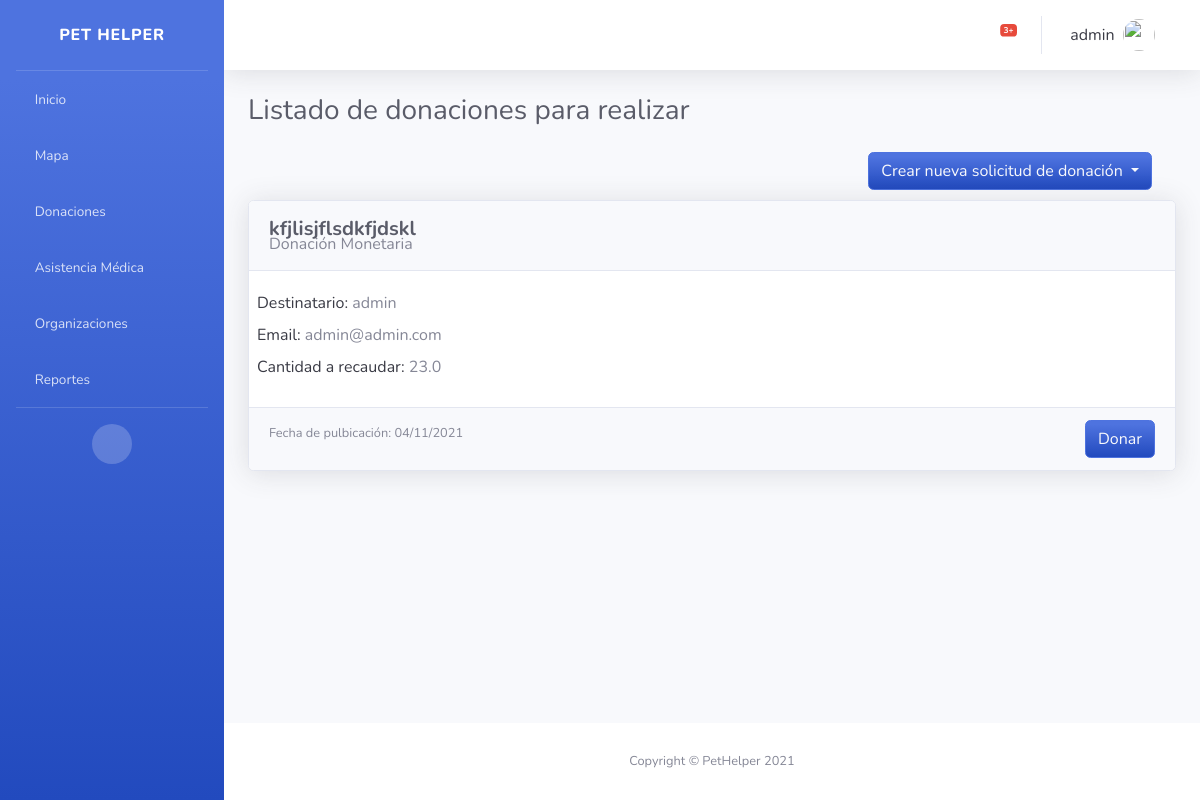
/solicitudes/ (signed in), run on the app's committed database.
### usuario/models.py (models this page shows, shortened)
class Usuario(AbstractBaseUser, PermissionsMixin):
    email = models.EmailField('Email', unique=True)
    username = models.CharField(max_length=25, unique=True)
    """ tiene que ser nombre no username """
    apellido = models.CharField(max_length=25)
    date_joined = models.DateTimeField(default=timezone.now)
    DNI = models.CharField(max_length=8, default="", validators=[dni_regex])
    foto = models.ImageField(upload_to="usuario",blank=True, null=True)
    telefono = models.CharField(max_length=10, null=True, default="", help_text="Ejemplo: 2614247398")
    objects = UserManager()
    is_active = models.BooleanField('active', default=True)
    is_staff = models.BooleanField(default=True)
    USERNAME_FIELD = "email"
    REQUIRED_FIELDS = ["username"]

### solicitud/models.py (models this page shows, shortened)
class Solicitud_Donacion_Monetaria(ClaseModelo):
    titulo = models.TextField(max_length=100, null=False, blank=False)
    pedido = models.ImageField(upload_to="solicitud",blank=True, null=True)
    monto = models.FloatField(max_length=100, null=False, blank=False)
    veterinario = models.ForeignKey(Veterinario, on_delete=models.CASCADE, null=True)
    class Meta:
        verbose_name_plural = 'solicitudes_monetarias'

### solicitud/views.py (the view)
# urls.py: path('solicitudes/', login_required(SolicitudesListView.as_view()), name='solicitud_list'),
class SolicitudesListView(TemplateView):
    template_name = "solicitud/solicitud_list.html"
    login_url = 'bases/login.html'
    def get_context_data(self, **kwargs):
        context = super().get_context_data(**kwargs)
        context['solicitudes_insumos'] = Solicitud_Donacion_Insumo.objects.all()
        context['solicitudes_monetarias'] = Solicitud_Donacion_Monetaria.objects.all()
        context['cantidades_insumos'] = Cantidad_Insumo.objects.select_related('solicitud_insumo')
        context['insumos'] = Insumo.objects.all()
        return context

### solicitud/templates/solicitud/solicitud_list.html (shortened to what this page needs)
{% extends 'base/base.html' %} {% block page_content %}
<div class="container-fluid">
    <h1 class="h3 mb-4 text-gray-800">Listado de donaciones para realizar</h1>
        <div class="container" id="container-button">
            <div class="text-center">
                <div class="dropdown">
                    <button class="btn btn-primary btn-user bg-gradient-primary text-gray-100 dropdown-toggle" style="float: right;margin-bottom: 5px;" type="button" id="dropdownMenuButton" data-toggle="dropdown" aria-haspopup="true" aria-expanded="false">
                        Crear nueva solicitud de donación
                    </button>
                </div>
                <br>
            </div>
        </div><br>
        {% if not solicitudes_monetarias and not solicitudes_insumos %}
        <div class="alert alert-warning" role="alert">No hay solicitudes</div>
        {% else %}
        <div class="card-deck">
            {% for solicitud_monetaria in solicitudes_monetarias %}
            <div class="card shadow w-50">
                <div class="card-header py-3">
                    <h5 class="m-0 font-weight-bold text-gray-800">{{solicitud_monetaria.titulo}}</h5>
                    <h6 class="card-subtitle">Donación Monetaria</h6>
                </div>
                <div class="row card-body">
                    <div id="Destinatario">
                        <label class="text-gray-900"> Destinatario:  </label>
                        {% if solicitud_monetaria.uc.username and solicitud_monetaria.uc.apellido %}
                        <label >{{ solicitud_monetaria.uc.username}} {{ solicitud_monetaria.uc.apellido }} </label>
                        {% else %}
                        <label >{{ solicitud_monetaria.uc.username}}</label>
                        {% endif %}
                        {% if solicitud_monetaria.uc.telefono %}
                        <br><label class="text-gray-900"> Telefono:  </label>
                        <label >{{ solicitud_monetaria.uc.telefono }}</label>
                        {% else %}
                        <br><label class="text-gray-900"> Email:  </label>
                        <label >{{ solicitud_monetaria.uc.email }}</label>
                        {% endif %}
                        <div id= "cantidad_recaudada">
                            <label class="text-gray-900"> Cantidad a recaudar:  </label>
                            <label >{{ solicitud_monetaria.monto }}</label>
                        </div>
                    </div>
                </div>
                <div class="card-footer">
                    <small class="text-muted">Fecha de pulbicación: {{ solicitud_monetaria.fc|date:"d/m/Y" }}</small>
                    <a href="{% url 'donacionV2:donacion_monetaria_new' solicitud_monetaria.id %}"  type="button" class="btn btn-primary btn-user bg-gradient-primary text-gray-100" style="float: right;">Donar</a>
                </div>
            </div>
            {% endfor %}
        </div>
        {% endif %}
</div>
{% endblock %}

### templates/base/base.html (shortened to what this page needs)
{% load static %}
<!DOCTYPE html>
<html lang="en">
<head>
    <link href="{% static 'base/vendor/fontawesome-free/css/all.min.css' %}" rel="stylesheet" type="text/css">
    <link href="{% static 'base/css/sb-admin-2.min.css' %}" rel="stylesheet">
    <link href='https://api.mapbox.com/mapbox-gl-js/v2.5.1/mapbox-gl.css' rel='stylesheet' />
</head>
<body id="page-top" class="bg-gradient-primary">
    {% block side_bar %}
    <div id="wrapper">
        <ul class="navbar-nav bg-gradient-primary sidebar sidebar-dark accordion" id="accordionSidebar">
            <a class="sidebar-brand d-flex align-items-center justify-content-center" href="{% url 'bases:home' %}">
                <div class="sidebar-brand-text mx-3">Pet Helper</div>
            </a>
            <hr class="sidebar-divider my-0">
            <li class="nav-item">
                <a class="nav-link" href="{% url 'bases:home' %}">
                    <i class="fas fa-home"></i>
                    <span>Inicio</span></a>
            </li>
            <li class="nav-item">
                <a class="nav-link collapsed" href="{% url 'mapa:mapa_list' %}">
                    <i class="fas fa-map-marker-alt"></i>
                    <span>Mapa</span>
                </a>
            </li>
            <li class="nav-item">
                <a class="nav-link" href="{% url 'solicitud:solicitud_list' %}">
                    <i class="fas fa-hand-holding-usd"></i>
                    <span>Donaciones</span>
                </a>
            </li>
            <li class="nav-item">
                <a class="nav-link collapsed" href="#" data-toggle="collapse" data-target="#collapseUtilities" aria-expanded="true" aria-controls="collapseUtilities">
                    <i class="fas fa-briefcase-medical"></i>
                    <span>Asistencia Médica</span>
                </a>
            </li>
            <li class="nav-item">
                <a class="nav-link" href="{% url 'organizaciones:listar_organizaciones' %}">
                    <i class="fas fa-users"></i>
                    <span>Organizaciones</span></a>
            </li>
            <li class="nav-item">
                <a class="nav-link" href="#">
                    <i class="fas fa-chart-bar"></i>
                    <span>Reportes</span></a>
            </li>
            <hr class="sidebar-divider d-none d-md-block">
            <div class="text-center d-none d-md-inline">
                <button class="rounded-circle border-0" id="sidebarToggle"></button>
            </div>
        </ul>
        {% endblock side_bar %}
        <div id="content-wrapper" class="d-flex flex-column">
            <div id="content">
                {% block top_bar %}
                <nav class="navbar navbar-expand navbar-light bg-white topbar mb-4 static-top shadow">
                    <ul class="navbar-nav ml-auto">
                        <li class="nav-item dropdown no-arrow mx-1">
                            <a class="nav-link dropdown-toggle" href="#" id="alertsDropdown" role="button" data-toggle="dropdown" aria-haspopup="true" aria-expanded="false">
                                <i class="fas fa-bell fa-fw"></i>
                                <span class="badge badge-danger badge-counter">3+</span>
                            </a>
                        </li>
                        <li class="nav-item dropdown no-arrow">
                            <a class="nav-link dropdown-toggle" href="#" id="userDropdown" role="button" data-toggle="dropdown" aria-haspopup="true" aria-expanded="false">
                                <span class="mr-2 d-none d-lg-inline text-gray-900">{{ user.username }}</span>
                                {% if user.foto %}
                                <img class="img-profile rounded-circle" src="{{ user.foto.url }}">
                                {% else %}
                                <img class="img-profile rounded-circle" src="{% static 'base/img/undraw_profile.svg' %}">
                                {% endif %}
                                <i class="fas fa-sort-down" style="margin-left: 5px;"></i>
                            </a>
                        </li>
                    </ul>
                </nav>
                {% endblock top_bar %}
                {% block page_content %}{% endblock %}
                {% block footer %}
            </div>
            <footer class="sticky-footer bg-white">
                <div class="container my-auto">
                    <div class="copyright text-center my-auto">
                        <span>Copyright &copy; PetHelper 2021</span>
                    </div>
                </div>
            </footer>
        </div>
        {% endblock %}
    </div>
</body>
</html>

### data on the page
Usuario: username "admin"
Solicitud_Donacion_Monetaria: titulo "kfjlisjflsdkfjdskl", uc.username "admin", uc.email "admin@admin.com", monto "23.0", fc "04/11/2021"
